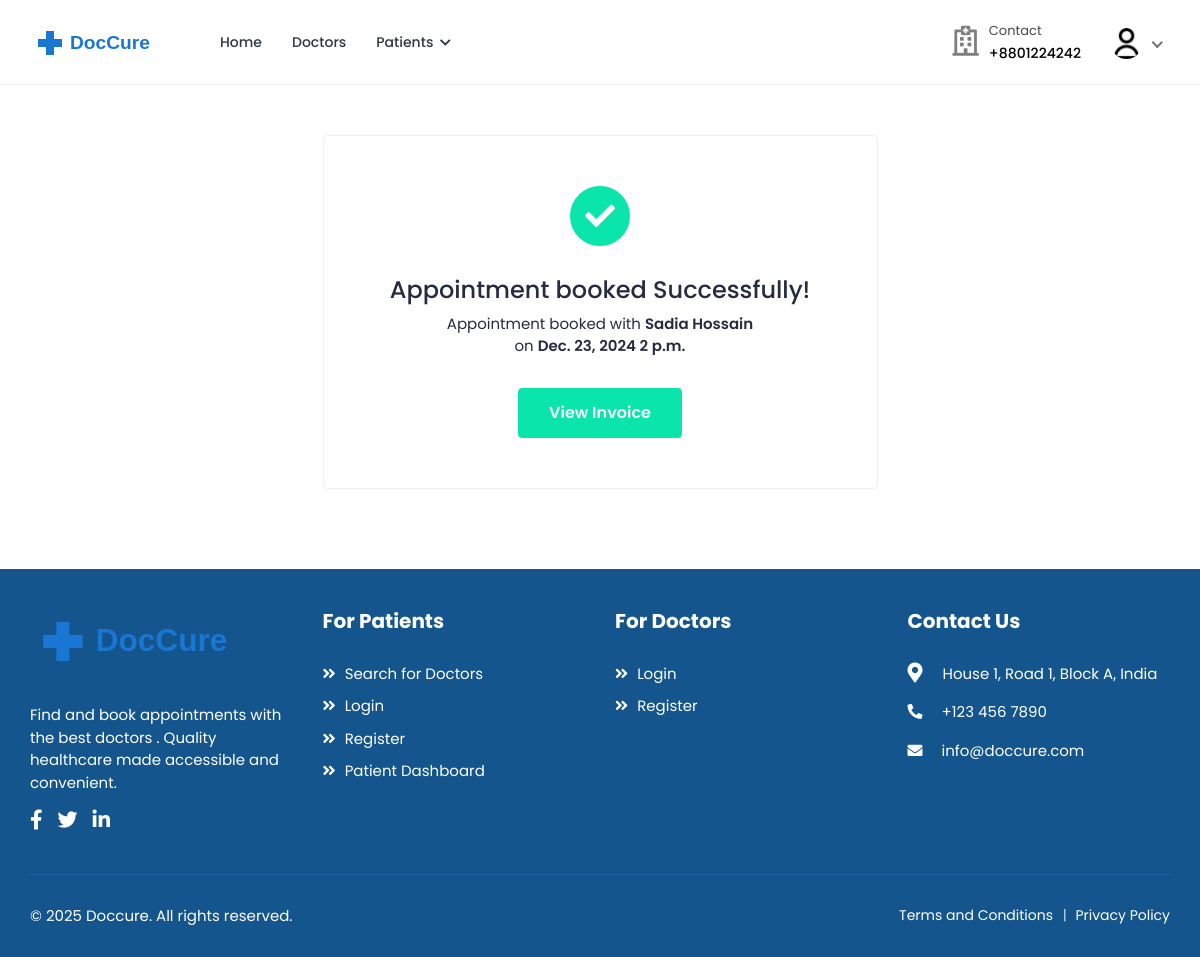
Before: /bookings/1/success/ (signed in) with the older database file.
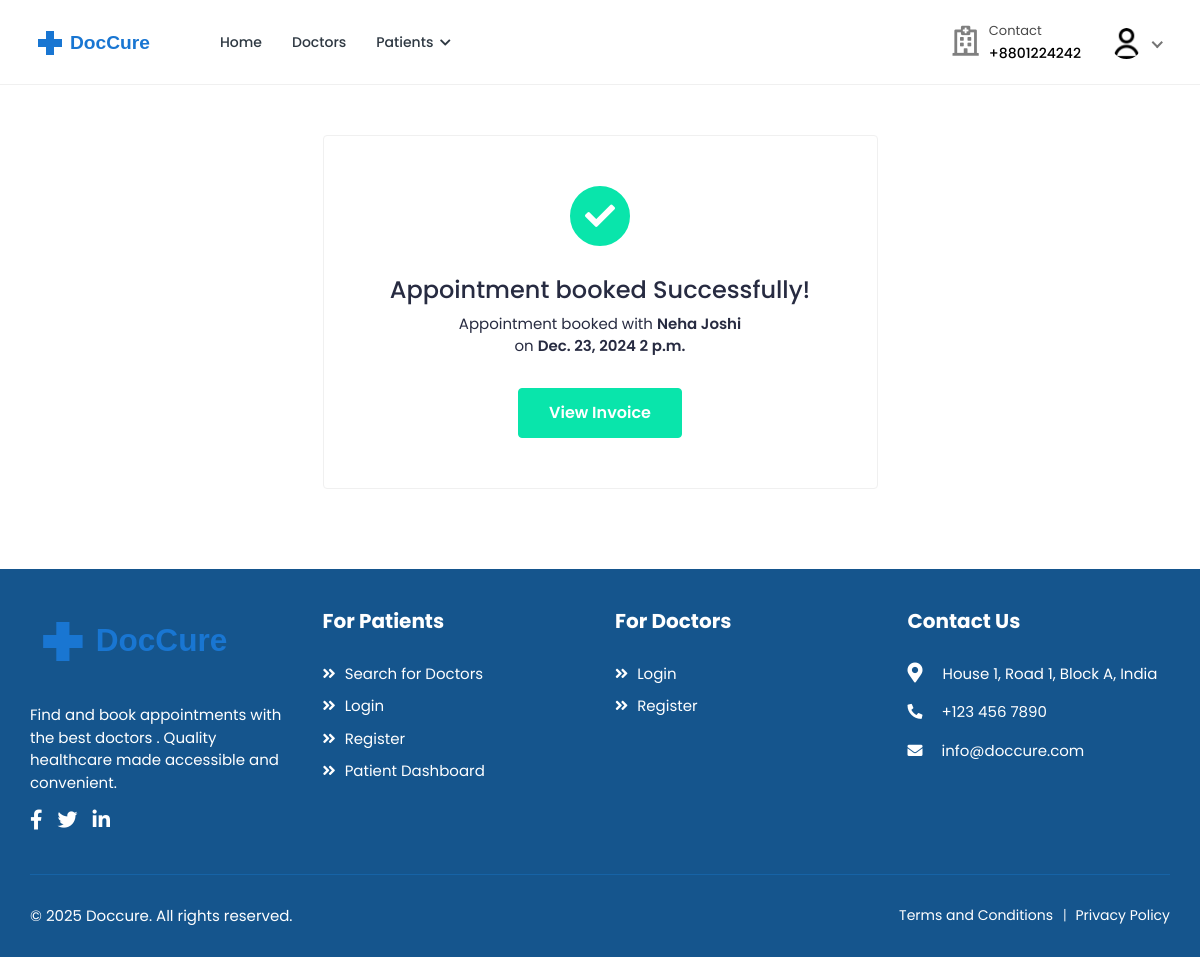
After: the same page with the newer database file.
### bookings/models.py (models this page shows, shortened)
class Booking(models.Model):
    doctor = models.ForeignKey(
        settings.AUTH_USER_MODEL,
        on_delete=models.CASCADE,
        related_name="appointments",
        limit_choices_to={"role": "doctor"},
    )
    patient = models.ForeignKey(
        settings.AUTH_USER_MODEL,
        on_delete=models.CASCADE,
        related_name="patient_appointments",
        limit_choices_to={"role": "patient"},
    )
    appointment_date = models.DateField()
    appointment_time = models.TimeField()
    booking_date = models.DateTimeField(auto_now_add=True)
    status = models.CharField(
        max_length=20,
        choices=[
            ("pending", "Pending"),
            ("confirmed", "Confirmed"),
            ("completed", "Completed"),
            ("cancelled", "Cancelled"),
            ("no_show", "No Show"),
        ],
        default="pending",
    )
    class Meta:
        ordering = ["-appointment_date", "-appointment_time"]
        unique_together = ["doctor", "appointment_date", "appointment_time"]

### accounts/models.py (models this page shows, shortened)
class User(AbstractUser):
    class RoleChoices(models.TextChoices):
        DOCTOR = "doctor", "Doctor"
        PATIENT = "patient", "Patient"
    username = models.CharField(max_length=30, unique=True)
    role = models.CharField(
        choices=RoleChoices.choices,
        max_length=20,
        default="patient",
        error_messages={"required": "Role must be provided"},
    )
    email = models.EmailField(
        blank=True,
        error_messages={
            "unique": "A user with that email already exists.",
        },
    )
    first_name = models.CharField(max_length=150, blank=True)
    last_name = models.CharField(max_length=150, blank=True)
    registration_number = models.IntegerField(null=True, blank=True)
    USERNAME_FIELD = "username"
    REQUIRED_FIELDS = []
    objects = CustomUserManager()
    def get_full_name(self):
        full_name = "%s %s" % (self.first_name, self.last_name)
        return full_name.strip() or self.username

### bookings/views.py (the view)
class BookingSuccessView(LoginRequiredMixin, TemplateView):
    template_name = "bookings/booking-success.html"
    def get_context_data(self, **kwargs):
        context = super().get_context_data(**kwargs)
        context["booking"] = Booking.objects.get(id=kwargs["booking_id"])
        return context

### accounts/managers.py (called while the page is built)
    def get(self, *args, **kwargs):
        return super().select_related("profile").get(*args, **kwargs)

### accounts/models.py (called while the page is built)
    @property
    def image(self):
        return (
            self.avatar.url
            if self.avatar.storage.exists(self.avatar.name)
            else "{}defaults/user.png".format(settings.MEDIA_URL)
        )

### templates/bookings/booking-success.html (shortened to what this page needs)
{% extends "base.html" %}
{% load static %}
{% block content %}
<div class="content success-page-cont">
    <div class="container-fluid">
        <div class="row justify-content-center">
            <div class="col-lg-6">
                <div class="card success-card">
                    <div class="card-body">
                        <div class="success-cont">
                            <i class="fas fa-check"></i>
                            <h3>Appointment booked Successfully!</h3>
                            <p>Appointment booked with <strong>{{ booking.doctor.get_full_name }}</strong><br> on <strong>{{ booking.appointment_date }} {{ booking.appointment_time }}</strong></p>
                            <a href="{% url 'bookings:booking-invoice' booking.id %}" class="btn btn-primary view-inv-btn">View Invoice</a>
                        </div>
                    </div>
                </div>
            </div>
        </div>
    </div>
</div>
{% endblock %}

Changed rows visible on the page:
changed through a linked row, Booking: doctor.get_full_name "Sadia Hossain" → "Neha Joshi"
